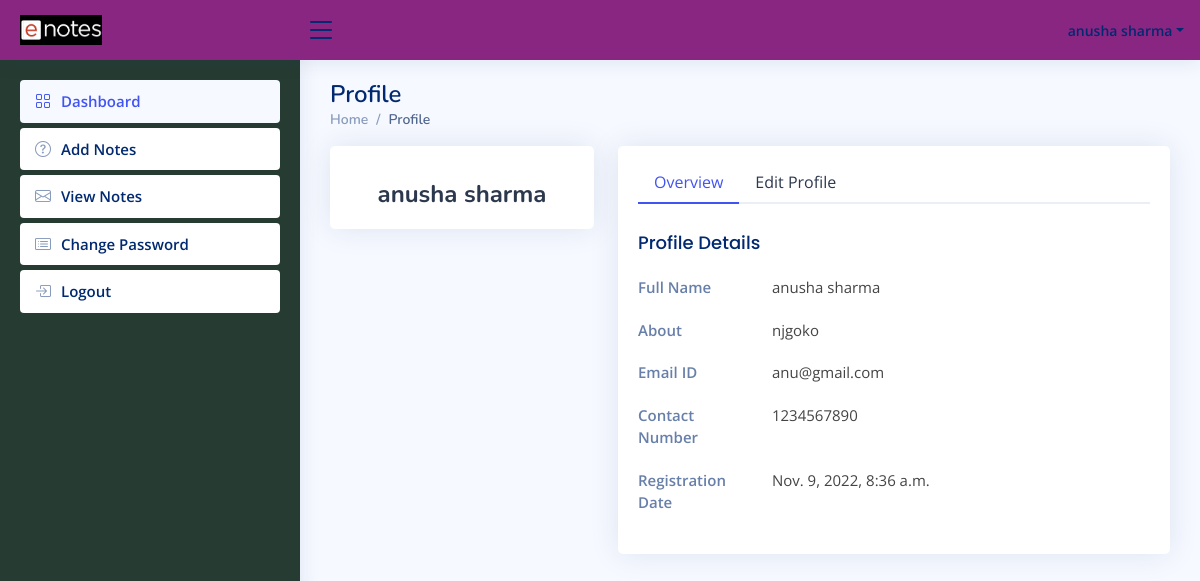
The app's page /profile (signed in) with its own data.
### enapp/models.py (models this page shows, shortened)
class Signup(models.Model):
    user = models.ForeignKey(User, on_delete=models.CASCADE)
    ContactNo = models.CharField(max_length=10, null=True)
    About = models.CharField(max_length=450, null=True)
    Role = models.CharField(max_length=150, null=True)
    RegDate = models.DateTimeField(auto_now_add=True)

### enapp/views.py (the view, shortened to what this page needs)
# urls.py: path('profile', views.profile, name='profile'),
def profile(request):
    if not request.user.is_authenticated:
        return redirect('user_login')
    user = User.objects.get(id=request.user.id)
    signup = Signup.objects.get(user=user)
    return render(request, 'profile.html', locals())

### templates/profile.html (shortened to what this page needs)
{% extends 'usernavbar.html' %}
{% block main %}
<div class="pagetitle">
    <h1>Profile</h1>
    <nav>
        <ol class="breadcrumb">
            <li class="breadcrumb-item"><a href="/dashboard">Home</a></li>
            <li class="breadcrumb-item active">Profile</li>
        </ol>
    </nav>
</div>
<section class="section profile">
    <div class="row">
        <div class="col-xl-4">
            <div class="card">
                <div class="card-body profile-card pt-4 d-flex flex-column align-items-center">
                    <h2>{{user.first_name}} {{user.last_name}}</h2>
                </div>
            </div>
        </div>
        <div class="col-xl-8">
            <div class="card">
                <div class="card-body pt-3">
                    <ul class="nav nav-tabs nav-tabs-bordered">
                        <li class="nav-item">
                            <button class="nav-link active" data-bs-toggle="tab" data-bs-target="#profile-overview">
                                Overview
                            </button>
                        </li>
                        <li class="nav-item">
                            <button class="nav-link" data-bs-toggle="tab" data-bs-target="#profile-edit">Edit Profile
                            </button>
                        </li>
                    </ul>
                    <div class="tab-content pt-2">
                        <div class="tab-pane fade show active profile-overview" id="profile-overview">
                            <h5 class="card-title">Profile Details</h5>
                            <div class="row">
                                <div class="col-lg-3 col-md-4 label ">Full Name</div>
                                <div class="col-lg-9 col-md-8">{{user.first_name}} {{user.last_name}}</div>
                            </div>
                            <div class="row">
                                <div class="col-lg-3 col-md-4 label ">About</div>
                                <div class="col-lg-9 col-md-8">{{signup.About}}</div>
                            </div>
                            <div class="row">
                                <div class="col-lg-3 col-md-4 label">Email ID</div>
                                <div class="col-lg-9 col-md-8">{{user.username}}</div>
                            </div>
                            <div class="row">
                                <div class="col-lg-3 col-md-4 label">Contact Number</div>
                                <div class="col-lg-9 col-md-8">{{signup.ContactNo}}</div>
                            </div>
                            <div class="row">
                                <div class="col-lg-3 col-md-4 label">Registration Date</div>
                                <div class="col-lg-9 col-md-8">{{signup.RegDate}}</div>
                            </div>
                        </div>
                    </div>
                </div>
            </div>
        </div>
    </div>
</section>
{% endblock %}

### templates/usernavbar.html (shortened to what this page needs)
{% load static %}
<html lang="en">
<head>
  <link href="{% static 'assets/vendor/bootstrap/css/bootstrap.min.css' %}" rel="stylesheet">
  <link href="{% static 'assets/vendor/bootstrap-icons/bootstrap-icons.css' %}" rel="stylesheet">
  <link href="{% static 'assets/vendor/boxicons/css/boxicons.min.css' %}" rel="stylesheet">
  <link href="{% static 'assets/vendor/quill/quill.snow.css' %}" rel="stylesheet">
  <link href="{% static 'assets/vendor/quill/quill.bubble.css' %}" rel="stylesheet">
  <link href="{% static 'assets/vendor/remixicon/remixicon.css' %}" rel="stylesheet">
  <link href="{% static 'assets/vendor/simple-datatables/style.css' %}" rel="stylesheet">
  <link href="{% static 'assets/css/style.css' %}" rel="stylesheet">
</head>
<body>
  <header id="header" class="header fixed-top d-flex align-items-center">
    <div class="d-flex align-items-center justify-content-between">
      <a href="index.html" class="logo d-flex align-items-center">
        <img src="{% static 'images/logo.png' %}" alt="">
      </a>
      <i class="bi bi-list toggle-sidebar-btn"></i>
    </div>
    <nav class="header-nav ms-auto">
      <ul class="d-flex align-items-center">
        <li class="nav-item dropdown pe-3">
          <a class="nav-link nav-profile d-flex align-items-center pe-0" href="#" data-bs-toggle="dropdown">
            <span class="d-none d-md-block dropdown-toggle ps-2">{{request.user.first_name}} {{request.user.last_name}}</span>
          </a>
        </li>
      </ul>
    </nav>
  </header>
  <aside id="sidebar" class="sidebar">
    <ul class="sidebar-nav" id="sidebar-nav">
      <li class="nav-item">
        <a class="nav-link" href="/dashboard">
          <i class="bi bi-grid"></i>
          <span>Dashboard</span>
        </a>
      </li>
      <li class="nav-item">
        <a class="nav-link collapsed" href="/addNotes">
          <i class="bi bi-question-circle"></i>
          <span>Add Notes</span>
        </a>
      </li>
      <li class="nav-item">
        <a class="nav-link collapsed" href="/viewNotes">
          <i class="bi bi-envelope"></i>
          <span>View Notes</span>
        </a>
      </li>
      <li class="nav-item">
        <a class="nav-link collapsed" href="/changePassword">
          <i class="bi bi-card-list"></i>
          <span>Change Password</span>
        </a>
      </li>
      <li class="nav-item">
        <a class="nav-link collapsed" href="/logout">
          <i class="bi bi-box-arrow-in-right"></i>
          <span>Logout</span>
        </a>
      </li>
    </ul>
  </aside>
  <main id="main" class="main">
    <section class="section dashboard">
      {% block main %}
      {% endblock %}
    </section>
  </main>
</body>
</html>

### static/assets/css/style.css (style rules this page uses)
:root { scroll-behavior: smooth; }
body { font-family: "Open Sans", sans-serif; background: #f6f9ff; color: #444444; }
a { color: #4154f1; text-decoration: none; }
h1, h2, h3, h4, h5, h6 { font-family: "Nunito", sans-serif; }
#main { margin-top: 60px; padding: 20px 30px; transition: all 0.3s; }
.pagetitle { margin-bottom: 10px; }
.pagetitle h1 { font-size: 24px; margin-bottom: 0; font-weight: 600; color: #012970; }
.card { margin-bottom: 30px; border: none; border-radius: 5px; box-shadow: 0px 0 30px rgba(1, 41, 112, 0.1); }
.card-title { padding: 20px 0 15px 0; font-size: 18px; font-weight: 500; color: #012970; font-family: "Poppins", sans-serif; }
.card-body { padding: 0 20px 20px 20px; }
.breadcrumb { font-size: 14px; font-family: "Nunito", sans-serif; color: #899bbd; font-weight: 600; }
.breadcrumb a { color: #899bbd; transition: 0.3s; }
.breadcrumb .breadcrumb-item::before { color: #899bbd; }
.breadcrumb .active { color: #51678f; font-weight: 600; }
.nav-tabs-bordered { border-bottom: 2px solid #ebeef4; }
.nav-tabs-bordered .nav-link { margin-bottom: -2px; border: none; color: #2c384e; }
.nav-tabs-bordered .nav-link.active { background-color: #fff; color: #4154f1; border-bottom: 2px solid #4154f1; }
.logo { line-height: 1; }
@media (min-width: 1200px) { .logo { width: 280px; } }
.logo img { max-height: 30px; margin-right: 6px; }
.header { transition: all 0.5s; z-index: 997; height: 60px; box-shadow: 0px 2px 20px rgba(1, 41, 112, 0.1); background-color: #892682; padding-left: 20px; }
.header .toggle-sidebar-btn { font-size: 32px; padding-left: 5px; cursor: pointer; color: #012970; }
.header-nav ul { list-style: none; }
.header-nav > ul { margin: 0; padding: 0; }
.header-nav .nav-profile { color: #012970; }
.header-nav .nav-profile span { font-size: 14px; font-weight: 600; }
.sidebar { position: fixed; top: 60px; left: 0; bottom: 0; width: 300px; z-index: 996; transition: all 0.3s; padding: 20px; overflow-y: auto; scrollbar-width: thin; scrollbar-color: #aab7cf transparent; box-shadow: 0px 0px 20px rgba(1, 41, 112, 0.1); background-color: #263c32; }
@media (min-width: 1200px) { #main, #footer { margin-left: 300px; } }
.sidebar-nav { padding: 0; margin: 0; list-style: none; }
.sidebar-nav li { padding: 0; margin: 0; list-style: none; }
.sidebar-nav .nav-item { margin-bottom: 5px; }
.sidebar-nav .nav-link { display: flex; align-items: center; font-size: 15px; font-weight: 600; color: #4154f1; transition: 0.3; background: #f6f9ff; padding: 10px 15px; border-radius: 4px; }
.sidebar-nav .nav-link i { font-size: 16px; margin-right: 10px; color: #4154f1; }
.sidebar-nav .nav-link.collapsed { color: #012970; background: #fff; }
.sidebar-nav .nav-link.collapsed i { color: #899bbd; }
.profile .profile-card h2 { font-size: 24px; font-weight: 700; color: #2c384e; margin: 10px 0 0 0; }
.profile .profile-overview .row { margin-bottom: 20px; font-size: 15px; }
.profile .profile-overview .card-title { color: #012970; }
.profile .profile-overview .label { font-weight: 600; color: rgba(1, 41, 112, 0.6); }

### records on screen
Signup: About "njgoko", ContactNo "1234567890", RegDate "Nov. 9, 2022, 8:36 a.m."

### other values on screen
{{ request.user.first_name }} "anusha"
{{ request.user.last_name }} "sharma"
{{ user.first_name }} "anusha"
{{ user.last_name }} "sharma"
{{ user.username }} "anu@gmail.com"
